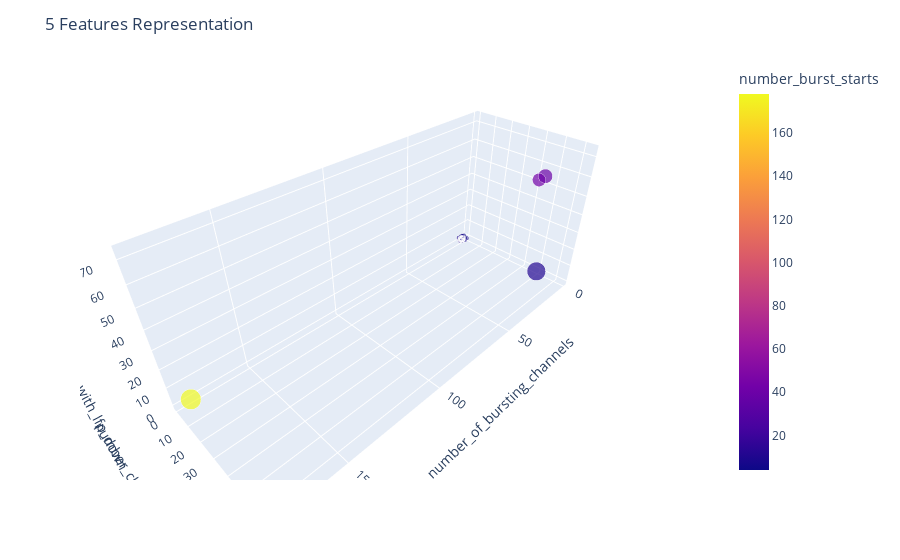

Source (notebook cell):
### Code cell
fig2 = px.scatter_3d(df, x="number_of_bursting_channels", y="number_channels_with_lfp_up",z="number_channels_with_lfp_down",
                     color="number_burst_starts",size="number_of_spikes")
fig2.update_layout(title="5 Features Representation")
fig2.show()

### Figure 1 — Plotly figure (JSON) as saved in the notebook; plotly's stock layout.template omitted (floating-point values rounded to 4 significant figures)
{"data": [{"hovertemplate": "number_of_bursting_channels=%{x}<br>number_channels_with_lfp_up=%{y}<br>number_channels_with_lfp_down=%{z}<br>number_of_spikes=%{marker.size}<br>number_burst_starts=%{marker.color}<extra></extra>", "legendgroup": "", "marker": {"color": [6, 5, 7, 7, 5, 5, 6, 6, 7, 6, 6, 7, 4, 9, 7, 5, 11, 6, 8, 5, 6, 43, 9, 11, 6, 39, 6, 178, 7], "coloraxis": "coloraxis", "size": [49, 65, 51, 80, 46, 66, 48, 73, 73, 43, 48, 89, 63, 77, 65, 47, 846, 60, 71, 187, 63, 442, 76, 101, 67, 505, 75, 1037, 65], "sizemode": "area", "sizeref": 2.592, "symbol": "circle"}, "mode": "markers", "name": "", "scene": "scene", "showlegend": false, "type": "scatter3d", "x": [6, 3, 4, 4, 5, 5, 6, 4, 4, 6, 4, 3, 4, 7, 5, 5, 8, 4, 6, 5, 4, 37, 6, 5, 5, 38, 5, 178, 5], "y": [0, 0, 0, 0, 0, 0, 1, 0, 0, 1, 0, 1, 0, 0, 0, 1, 53, 3, 0, 1, 0, 61, 0, 0, 0, 64, 0, 4, 1], "z": [0, 0, 0, 0, 0, 0, 2, 0, 0, 2, 1, 0, 0, 2, 1, 0, 5, 2, 0, 2, 2, 70, 1, 0, 0, 73, 1, 4, 2]}], "layout": {"coloraxis": {"colorbar": {"title": {"text": "number_burst_starts"}}, "colorscale": [[0, "#0d0887"], [0.1111, "#46039f"], [0.2222, "#7201a8"], [0.3333, "#9c179e"], [0.4444, "#bd3786"], [0.5556, "#d8576b"], [0.6667, "#ed7953"], [0.7778, "#fb9f3a"], [0.8889, "#fdca26"], [1, "#f0f921"]]}, "legend": {"itemsizing": "constant", "tracegroupgap": 0}, "margin": {"t": 60}, "scene": {"domain": {"x": [0, 1], "y": [0, 1]}, "xaxis": {"title": {"text": "number_of_bursting_channels"}}, "yaxis": {"title": {"text": "number_channels_with_lfp_up"}}, "zaxis": {"title": {"text": "number_channels_with_lfp_down"}}}, "title": {"text": "5 Features Representation"}}}
